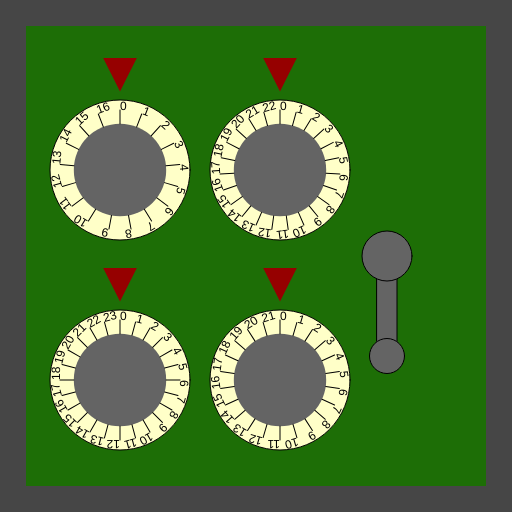
Frame 1 (no input)
Frame 60 (no input): identical to frame 1, image omitted
Frame 120 (the mouse pressed at the canvas centre since frame 60): identical to frame 1, image omitted

The p5.js sketch that drew this single still picture (run headless with seeded random() and noise() and a simulated clock; from frame 60 on, the mouse is pressed at the canvas centre):

// p5.js sketch
// ── sketch.js
/*

Officer: 8730866
CaseNum: 303-2-25227578-8730866

Case 303 - The Case of the Crooked Attorney
Stage 3 - The Gates Bank

I’ve made an appointment for you at the Gates Bank to retrieve your safe deposit box from the vault.
Actually you will break into Torvalds’ one.

Crack the safe by doing the following:

	When the mouse button is released:
	- Make cryptic_storage_keyA equal to the value of mouseY
	- Use the 'max' function to prevent cryptic_storage_keyA from falling below 3

	When the mouse button is pressed:
	- Decrement cryptic_storage_keyB by 2
	- Use the 'constrain' function to prevent cryptic_storage_keyB from falling below 3 and going above 17

	When the mouse button is released:
	- Make cryptic_storage_keyC equal to the value of mouseX
	- Use the 'min' function to prevent cryptic_storage_keyC from going above 17

	When any key is pressed:
	- Increment cryptic_storage_keyD by 1
	- Use the 'min' function to prevent cryptic_storage_keyD from going above 15

	Whilst the mouse is being dragged:
	- Make cryptic_storage_keyE equal to the value of mouseY
	- Use the 'constrain' function to prevent cryptic_storage_keyE from falling below 17 and going above 75



This time you'll need to create the relevant event handlers yourself.

There are many possible ways of investigating this case, but you
should use ONLY the following commands:

	- The assignment operator aka. the equals sign !
	- mouseX, mouseY
	- Incrementing +=
	- Decrementing -=
	- min, max
	- constrain

*/

//declare the variables

var cryptic_storage_keyA;
var cryptic_storage_keyB;
var cryptic_storage_keyC;
var cryptic_storage_keyD;
var cryptic_storage_keyE;


function preload()
{
	//IMAGES WILL BE LOADED HERE

}

function setup()
{
	createCanvas(512,512);

	//initialise the variables
	cryptic_storage_keyA = 0;
	cryptic_storage_keyB = 0;
	cryptic_storage_keyC = 0;
	cryptic_storage_keyD = 0;
	cryptic_storage_keyE = 0;

}

///////////////////EVENT HANDLERS///////////////////

//Create event handlers here to open the safe ...


///////////////DO NOT CHANGE CODE BELOW THIS POINT///////////////////

function draw()
{

	//Draw the safe door
	background(70);
	noStroke();
	fill(29,110,6);
	rect(26,26,width-52,width-52);

	//Draw the combination dials
	push();
	translate(120,170);
	drawDial(140,cryptic_storage_keyA, 17);
	pop();

	push();
	translate(120,380);
	drawDial(140,cryptic_storage_keyB, 24);
	pop();

	push();
	translate(280,170);
	drawDial(140,cryptic_storage_keyC, 23);
	pop();

	push();
	translate(280,380);
	drawDial(140,cryptic_storage_keyD, 22);
	pop();

	//Draw the lever
	push();
	translate(width - 125,256);
	drawLever(cryptic_storage_keyE);
	pop();


}

function drawDial(diameter,num,maxNum)
{
	//the combination lock

	var r = diameter * 0.5;
	var p = r * 0.6;

	stroke(0);
	fill(255,255,200);
	ellipse(0,0,diameter,diameter);
	fill(100);
	noStroke();
	ellipse(0,0,diameter*0.66,diameter*0.66);
	fill(150,0,0);
	triangle(
		-p * 0.4,-r-p,
		p * 0.4,-r-p,
		0,-r-p/5
	);

	noStroke();

	push();
	var inc = 360/maxNum;

	rotate(radians(-num * inc));
	for(var i = 0; i < maxNum; i++)
	{
		push();
		rotate(radians(i * inc));
		stroke(0);
		line(0,-r*0.66,0,-(r-10));
		noStroke();
		fill(0);
		text(i,0,-(r-10));
		pop();
	}

	pop();
}

function drawLever(rot)
{
	push();
	rotate(radians(-rot))
	stroke(0);
	fill(100);
	rect(-10,0,20,100);
	ellipse(0,0,50,50);
	ellipse(0,100,35,35);
	pop();
}
